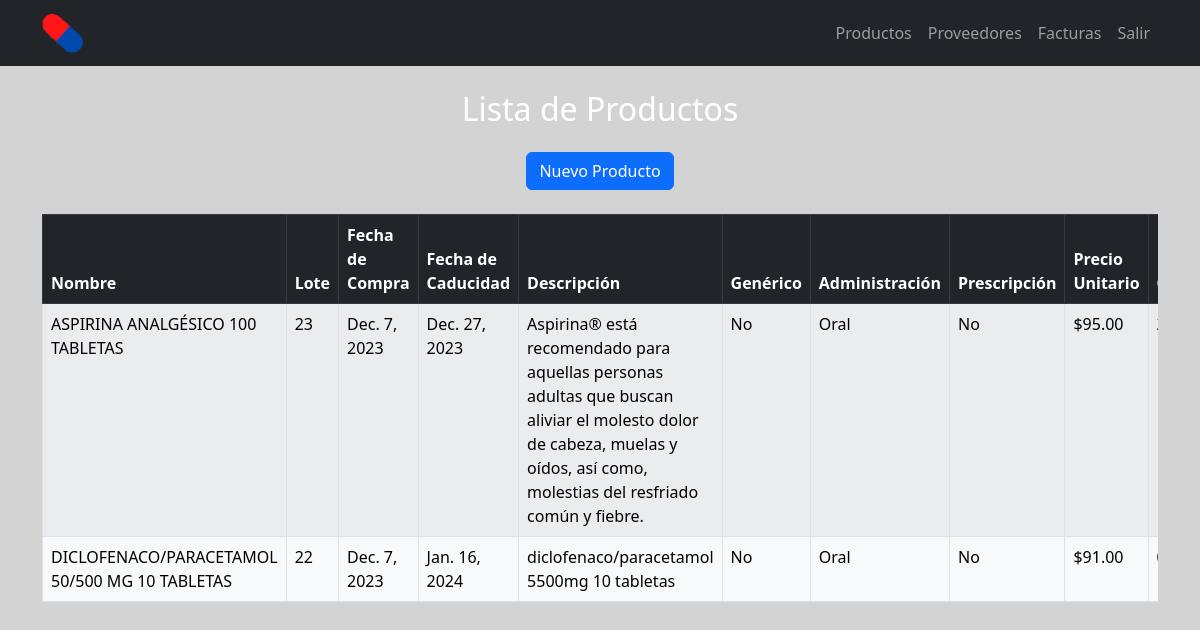
Screenshot of /products/ (signed in) with the database file from the repository.
### drug_store/models.py (models this page shows, shortened)
class Product(models.Model):
    ADMINISTRATION_CHOICES = [
        ("oral", "Oral"),
        ("intramuscular", "Intramuscular"),
        ("intravenosa", "Intravenosa"),
        ("sublingual", "Sublingual")
    ]
    name = models.CharField(max_length=100, null=False, verbose_name="Nombre")
    lot = models.CharField(max_length=10, verbose_name="Lote")
    purchase_date = models.DateField(auto_now_add=True, null=False, verbose_name="Fecha de Compra")
    expiration_date = models.DateField(null=False, verbose_name="Fecha de Caducidad")
    description = models.TextField(max_length=500, null=False, verbose_name="Descripción")
    generic = models.BooleanField(default=False, null=False, verbose_name="Genérico")
    administration = models.CharField(max_length=30, null=False, choices=ADMINISTRATION_CHOICES, default="oral", verbose_name="Administración")
    prescription = models.BooleanField(default=False, verbose_name="Prescripción")
    unit_price = models.DecimalField(max_digits=10, decimal_places=2, null=False, verbose_name="Precio Unitario")
    stock = models.IntegerField(null=False, verbose_name="Cantidad", default=0)
    class Meta:
        verbose_name_plural = "Productos"

### drug_store/views.py (the view)
# urls.py: path("products/", views.get_products, name="products"),
@login_required
def get_products(request):
    products = Product.objects.all()
    return render(request, "products.html", {"products": products})

### drug_store/templates/products.html (shortened to what this page needs)
{% extends "base.html" %}
{% block content %}
  <div class="container mt-4">
    <h2 class="text-center mb-4 text-white">Lista de Productos</h2>
    <div class="text-center mb-4">
      <a href="{% url 'create_product' %}" class="btn btn-primary">Nuevo Producto</a>
    </div>
    <div class="table-responsive">
      <table class="table table-bordered table-striped bg-light text-light">
        <thead class="table-dark">
          <tr>
            <th>Nombre</th>
            <th>Lote</th>
            <th>Fecha de Compra</th>
            <th>Fecha de Caducidad</th>
            <th>Descripción</th>
            <th>Genérico</th>
            <th>Administración</th>
            <th>Prescripción</th>
            <th>Precio Unitario</th>
            <th>Cantidad</th>
          </tr>
        </thead>
        <tbody>
          {% for product in products %}
            <tr>
              <td class="text-black">{{ product.name }}</td>
              <td class="text-black">{{ product.lot }}</td>
              <td class="text-black">{{ product.purchase_date }}</td>
              <td class="text-black">{{ product.expiration_date }}</td>
              <td class="text-black">{{ product.description }}</td>
              <td class="text-black">{% if product.generic %} Sí {% else %} No {% endif %}</td>
              <td class="text-black">{{ product.get_administration_display }}</td>
              <td class="text-black">{% if product.prescription %} Sí {% else %} No {% endif %}</td>
              <td class="text-black">${{ product.unit_price }}</td>
              <td class="text-black">{{ product.stock }}</td>
            </tr>
          {% endfor %}
        </tbody>
      </table>
    </div>
  </div>
{% endblock content %}

### drug_store/templates/base.html (shortened to what this page needs)
<!DOCTYPE html>
<html lang="en">
<head>
  <link rel="stylesheet" href="https://cdn.jsdelivr.net/npm/bootstrap@5.2.0/dist/css/bootstrap.min.css">
  {% load static %}
  <link rel="stylesheet" href="{% static 'styles.css' %}">
</head>
{% load static %}
<body style="background-image: url({% static 'cover.jpg' %}); background-size: cover;height: 100%">
{% include 'navbar.html' %}
{% block content %}
{% endblock %}
</body>
</html>

### drug_store/templates/navbar.html (shortened to what this page needs)
<nav class="navbar navbar-expand-lg navbar-dark bg-dark">
  <div class="container">
    {% load static %}
    <a class="navbar-brand" href="/"><img src="{% static 'logosmall.png' %}" STYLE="height: 5vh"></a>
    <div class="collapse navbar-collapse" id="navbarNav">
      <ul class="navbar-nav ms-auto">
        {% if user.is_authenticated %}
        <li class="nav-item">
          <a class="nav-link" href="/products">Productos</a>
        </li>
        <li class="nav-item">
          <a class="nav-link" href="/provideers">Proveedores</a>
        </li>
        <li class="nav-item">
          <a class="nav-link" href="/bill">Facturas</a>
        </li>
        <li class="nav-item">
          <a class="nav-link" href="/logout">Salir</a>
        </li>
        {% endif %}
      </ul>
    </div>
  </div>
</nav>

### drug_store/static/styles.css (style rules this page uses)
body { background-color: lightgray; }

### rows the page displays
Product: name "ASPIRINA ANALGÉSICO 100 TABLETAS", lot "23", purchase_date "Dec. 7, 2023", expiration_date "Dec. 27, 2023", description "Aspirina® está recomendado para aquellas personas adultas que buscan aliviar el molesto dolor de cabeza, muelas y oídos, así como, molestias del resfriado común y fiebre.", generic "No", administration "Oral", prescription "No", unit_price "95.00"
Product: name "DICLOFENACO/PARACETAMOL 50/500 MG 10 TABLETAS", lot "22", purchase_date "Dec. 7, 2023", expiration_date "Jan. 16, 2024", description "diclofenaco/paracetamol 5500mg 10 tabletas", generic "No", administration "Oral", prescription "No", unit_price "91.00"
